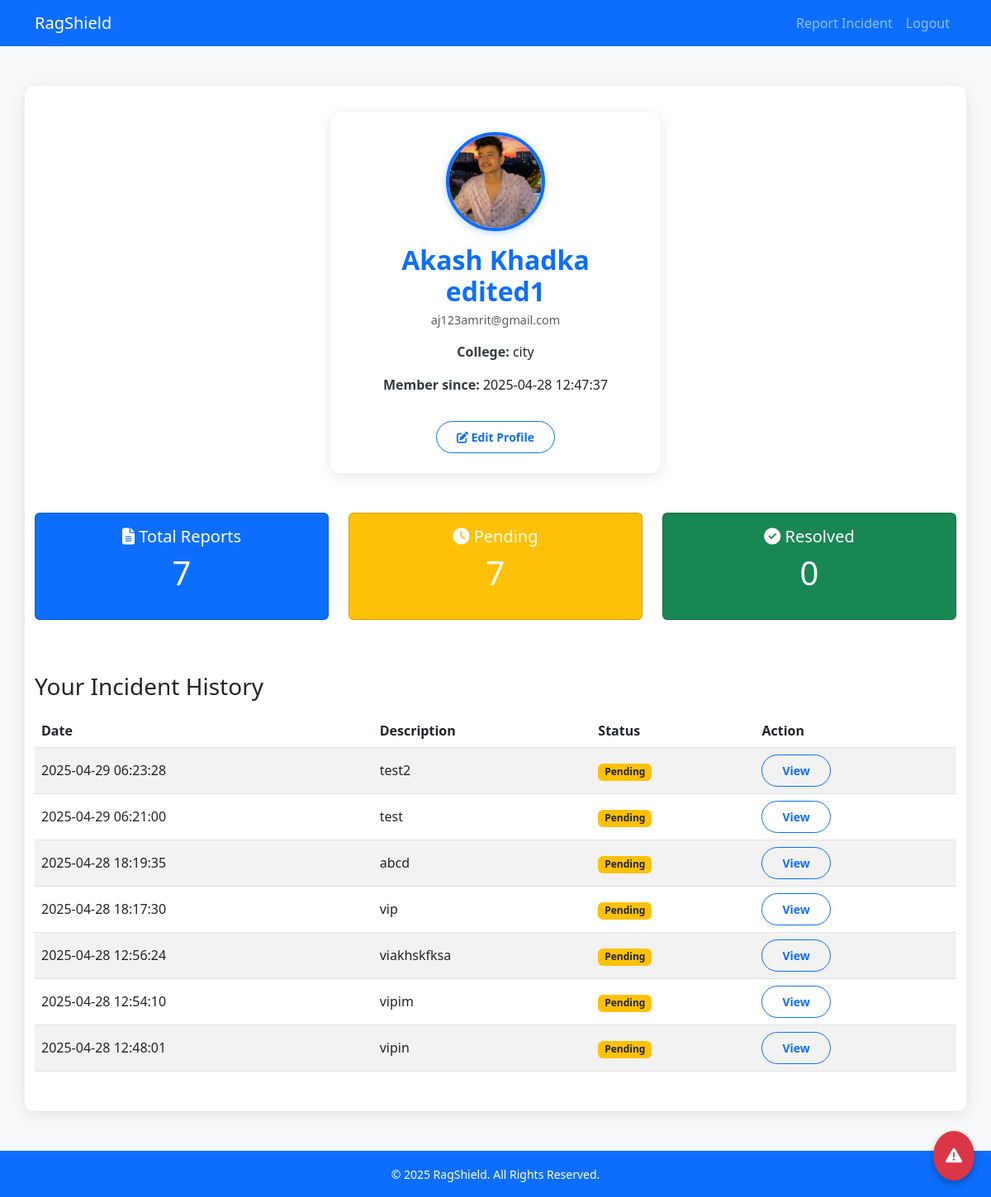
The app's page /profile (signed in) with its own data.
### app.py (models this page shows)
class User(db.Model):
    id = db.Column(db.Integer, primary_key=True)
    name = db.Column(db.String(100), nullable=False)
    email = db.Column(db.String(100), unique=True, nullable=False)
    password = db.Column(db.String(100), nullable=False)
    college_name = db.Column(db.String(100), nullable=False)
    id_card = db.Column(db.String(100))
    registration_date = db.Column(db.DateTime, default=db.func.current_timestamp())

class Incident(db.Model):
    id = db.Column(db.Integer, primary_key=True)
    user_id = db.Column(db.Integer, db.ForeignKey('user.id'), nullable=False)
    description = db.Column(db.Text, nullable=False)
    file_paths = db.Column(db.Text)
    status = db.Column(db.String(20), default='pending')  # Added status column
    report_date = db.Column(db.DateTime, default=db.func.current_timestamp())

### app.py (the view)
@app.route('/profile')
def profile():
    user_id = session.get('user_id')
    app.logger.debug(f"profile route accessed, session user_id: {user_id}")
    print(f"DEBUG: profile route accessed, session user_id: {user_id}")
    if not user_id:
        flash('Please log in to access your profile.', 'warning')
        return redirect(url_for('login'))
    user = User.query.get(user_id)
    if not user:
        flash('User not found.', 'danger')
        return redirect(url_for('login'))
    total_reports = Incident.query.filter_by(user_id=user_id).count()
    pending_reports = Incident.query.filter_by(user_id=user_id, status='pending').count()
    resolved_reports = Incident.query.filter_by(user_id=user_id, status='resolved').count()
    stats = {
        'total_reports': total_reports,
        'pending_reports': pending_reports,
        'resolved_reports': resolved_reports
    }
    incidents = Incident.query.filter_by(user_id=user_id).order_by(Incident.report_date.desc()).all()
    return render_template('profile.html', user=user, stats=stats, incidents=incidents)

### templates/profile.html (shortened to what this page needs)
<!DOCTYPE html>
<html lang="en">
<head>
  <link href="https://cdn.jsdelivr.net/npm/bootstrap@5.3.0/dist/css/bootstrap.min.css" rel="stylesheet"/>
  <link href="https://cdn.jsdelivr.net/npm/aos@2.3.4/dist/aos.css" rel="stylesheet"/>
  <link rel="stylesheet" href="https://cdnjs.cloudflare.com/ajax/libs/font-awesome/6.4.0/css/all.min.css"/>
</head>
<body>
  <nav class="navbar navbar-expand-lg navbar-dark bg-primary">
    <div class="container">
      <a class="navbar-brand" href="{{ url_for('index') }}">RagShield</a>
      <div class="collapse navbar-collapse" id="nav">
        <ul class="navbar-nav ms-auto">
          <li class="nav-item"><a class="nav-link" href="{{ url_for('report_incident') }}">Report Incident</a></li>
          <li class="nav-item"><a class="nav-link" href="{{ url_for('logout') }}">Logout</a></li>
        </ul>
      </div>
    </div>
  </nav>
  <main class="container my-5" data-aos="fade-up">
    <div class="profile-card p-4 text-center mb-5" data-aos="fade-down">
      {% if user.id_card %}
        <img src="{{ url_for('static',filename='uploads/'+user.id_card) }}"
             alt="ID Card" class="profile-pic mb-3">
      {% else %}
        <img src="{{ url_for('static',filename='images/profile-placeholder.png') }}"
             alt="Profile" class="profile-pic mb-3">
      {% endif %}
      <h2>{{ user.name }}</h2>
      <p class="text-muted">{{ user.email }}</p>
      <p><strong>College:</strong> {{ user.college_name }}</p>
      <p><strong>Member since:</strong> {{ user.registration_date }}</p>
      <a href="{{ url_for('edit_profile') }}" class="btn btn-outline-primary btn-sm mt-3">
        <i class="fas fa-edit"></i> Edit Profile
      </a>
    </div>
    <div class="row mb-5" data-aos="fade-up">
      <div class="col-md-4">
        <div class="card stat-card text-white bg-primary mb-3">
          <div class="card-body">
            <h5><i class="fas fa-file-alt"></i> Total Reports</h5>
            <p class="display-6">{{ stats.total_reports }}</p>
          </div>
        </div>
      </div>
      <div class="col-md-4">
        <div class="card stat-card text-white bg-warning mb-3">
          <div class="card-body">
            <h5><i class="fas fa-clock"></i> Pending</h5>
            <p class="display-6">{{ stats.pending_reports }}</p>
          </div>
        </div>
      </div>
      <div class="col-md-4">
        <div class="card stat-card text-white bg-success mb-3">
          <div class="card-body">
            <h5><i class="fas fa-check-circle"></i> Resolved</h5>
            <p class="display-6">{{ stats.resolved_reports }}</p>
          </div>
        </div>
      </div>
    </div>
    <div data-aos="fade-up">
      <h3 class="mb-3">Your Incident History</h3>
      {% if incidents %}
        <div class="table-responsive">
          <table class="table table-striped reports-table">
            <thead>
              <tr><th>Date</th><th>Description</th><th>Status</th><th>Action</th></tr>
            </thead>
            <tbody>
              {% for rpt in incidents %}
              <tr>
                <td>{{ rpt.report_date }}</td>
                <td>{{ rpt.description|truncate(50) }}</td>
                <td>
                  {% if rpt.status=='pending' %}
                    <span class="badge bg-warning text-dark">Pending</span>
                  {% else %}
                    <span class="badge bg-success">Resolved</span>
                  {% endif %}
                </td>
                <td>
                  <button class="btn btn-sm btn-outline-primary view-incident-btn" data-incident-id="{{ rpt.id }}">View</button>
                </td>
              </tr>
              {% endfor %}
            </tbody>
          </table>
        </div>
      {% else %}
        <p class="text-muted">You haven’t reported any incidents yet.</p>
      {% endif %}
    </div>
  </main>
  <button id="emergencyBtn" data-bs-toggle="modal" data-bs-target="#emergencyModal">
    <i class="fas fa-exclamation-triangle"></i>
  </button>
  <div id="toastContainer" class="position-fixed top-0 end-0 p-3"></div>
  <footer class="bg-primary text-white text-center py-3 mt-auto">
    <small>&copy; 2025 RagShield. All Rights Reserved.</small>
  </footer>
</body>
</html>

### templates/profile.html (style rules this page uses)
html, body { height:100%; margin:0; font-family: 'Segoe UI', Tahoma, Geneva, Verdana, sans-serif; background: #f8f9fa; }
body { display:flex; flex-direction:column; }
main { flex:1; padding: 2rem; max-width: 900px; margin: auto; background: white; border-radius: 10px; box-shadow: 0 4px 20px rgba(0,0,0,0.1); }
.profile-card { max-width:400px; margin:auto; border-radius:.75rem; box-shadow:0 4px 16px rgba(0,0,0,0.1); background: #ffffff; padding: 2rem; text-align: center; transition: box-shadow 0.3s ease; }
.profile-pic { width:120px; height:120px; object-fit:cover; border-radius:50%; border:4px solid #0d6efd; margin-bottom: 1rem; box-shadow: 0 2px 10px rgba(13, 110, 253, 0.3); }
h2 { font-weight: 700; color: #0d6efd; margin-bottom: 0.25rem; }
p.text-muted { font-size: 0.9rem; color: #6c757d; margin-bottom: 1rem; }
p strong { color: #343a40; }
.btn-outline-primary { border-radius: 50px; padding: 0.5rem 1.5rem; font-weight: 600; transition: background-color 0.3s ease, color 0.3s ease; }
.stat-card .card-body { text-align:center; }
.reports-table th, .reports-table td { vertical-align:middle; }
#emergencyBtn { position:fixed; bottom:20px; right:20px; background:#dc3545; color:#fff; border:none; border-radius:50%; padding:15px; font-size:20px; box-shadow:0 4px 8px rgba(0,0,0,0.3); z-index:1050; transition:transform .2s; }

### records on screen
User: id_card (picture), name "Akash Khadka edited1", email "aj123amrit@gmail.com", college_name "city", registration_date "2025-04-28 12:47:37"
Incident: report_date "2025-04-29 06:23:28", description "test2", status "Pending"
Incident: report_date "2025-04-29 06:21:00", description "test", status "Pending"
Incident: report_date "2025-04-28 18:19:35", description "abcd", status "Pending"
Incident: report_date "2025-04-28 18:17:30", description "vip", status "Pending"
Incident: report_date "2025-04-28 12:56:24", description "viakhskfksa", status "Pending"
Incident: report_date "2025-04-28 12:54:10", description "vipim", status "Pending"
Incident: report_date "2025-04-28 12:48:01", description "vipin", status "Pending"

### other values on screen
{{ stats.total_reports }} "7"
{{ stats.pending_reports }} "7"
{{ stats.resolved_reports }} "0"
